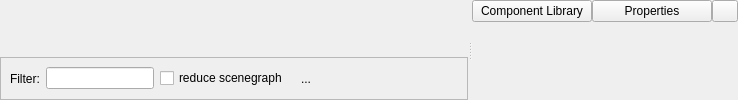
  <widget class="QWidget" name="widget" >
   <layout class="QVBoxLayout" >
    <property name="margin" >
     <number>0</number>
    </property>
    <item>
     <widget class="QSplitter" name="splitter1" >
      <property name="lineWidth" >
       <number>0</number>
      </property>
      <property name="orientation" >
       <enum>Qt::Horizontal</enum>
      </property>
      <widget class="QFrame" name="FrameLeft" >
       <property name="sizePolicy" >
        <sizepolicy vsizetype="Preferred" hsizetype="MinimumExpanding" >
         <horstretch>0</horstretch>
         <verstretch>0</verstretch>
        </sizepolicy>
       </property>
       <property name="frameShape" >
        <enum>QFrame::NoFrame</enum>
       </property>
       <property name="frameShadow" >
        <enum>QFrame::Plain</enum>
       </property>
       <layout class="QGridLayout" >
        <property name="margin" >
         <number>0</number>
        </property>
        <property name="spacing" >
         <number>0</number>
        </property>
        <item row="0" column="0" >
         <widget class="QStackedWidget" name="WidgetStackLeft" >
          <property name="sizePolicy" >
           <sizepolicy vsizetype="Expanding" hsizetype="Preferred" >
            <horstretch>0</horstretch>
            <verstretch>0</verstretch>
           </sizepolicy>
          </property>
          <property name="frameShape" >
           <enum>QFrame::NoFrame</enum>
          </property>
          <property name="lineWidth" >
           <number>0</number>
          </property>
          <widget class="QWidget" name="WStackPage" >
           <layout class="QGridLayout" >
            <property name="margin" >
             <number>0</number>
            </property>
            <property name="spacing" >
             <number>0</number>
            </property>
           </layout>
          </widget>
         </widget>
        </item>
        <item row="2" column="0" >
         <widget class="QFrame" name="frameButtons" >
          <property name="sizePolicy" >
           <sizepolicy vsizetype="Fixed" hsizetype="Preferred" >
            <horstretch>0</horstretch>
            <verstretch>0</verstretch>
           </sizepolicy>
          </property>
          <property name="minimumSize" >
           <size>
            <width>0</width>
            <height>32</height>
           </size>
          </property>
          <property name="frameShape" >
           <enum>QFrame::StyledPanel</enum>
          </property>
          <property name="frameShadow" >
           <enum>QFrame::Raised</enum>
          </property>
          <layout class="QHBoxLayout" name="horizontalLayout" >
           <item>
            <widget class="QLabel" name="label" >
             <property name="text" >
              <string>Filter:</string>
             </property>
            </widget>
           </item>
           <item>
            <widget class="QLineEdit" name="filterLineEdit" />
           </item>
           <item>
            <widget class="QCheckBox" name="filterSceneGraphItems" >
             <property name="text" >
              <string>reduce scenegraph</string>
             </property>
            </widget>
           </item>
           <item>
            <widget class="QToolButton" name="clearFilterButton" >
             <property name="maximumSize" >
              <size>
               <width>25</width>
               <height>25</height>
              </size>
             </property>
             <property name="cursor" >
              <cursorShape>ArrowCursor</cursorShape>
             </property>
             <property name="toolTip" >
              <string>Remove the current filter</string>
             </property>
             <property name="text" >
              <string>...</string>
             </property>
             <property name="icon" >
              <iconset>
               <normaloff>:/button_clear.png</normaloff>:/button_clear.png</iconset>
             </property>
             <property name="autoRaise" >
              <bool>true</bool>
             </property>
            </widget>
           </item>
           <item>
            <spacer name="spacer1008" >
             <property name="orientation" >
              <enum>Qt::Horizontal</enum>
             </property>
             <property name="sizeType" >
              <enum>QSizePolicy::Preferred</enum>
             </property>
             <property name="sizeHint" stdset="0" >
              <size>
               <width>20</width>
               <height>21</height>
              </size>
             </property>
            </spacer>
           </item>
           <item>
            <widget class="QToolButton" name="vrpToolButtonInterlink" >
             <property name="maximumSize" >
              <size>
               <width>25</width>
               <height>25</height>
              </size>
             </property>
             <property name="cursor" >
              <cursorShape>ArrowCursor</cursorShape>
             </property>
             <property name="toolTip" >
              <string>Interlink Data sets for Comparsion.</string>
             </property>
             <property name="text" >
              <string/>
             </property>
             <property name="icon" >
              <iconset resource="images/StaticImages.qrc" >
               <normaloff>:/button_interlink.png</normaloff>:/button_interlink.png</iconset>
             </property>
             <property name="checkable" >
              <bool>true</bool>
             </property>
             <property name="autoRaise" >
              <bool>true</bool>
             </property>
            </widget>
           </item>
           <item>
            <widget class="QToolButton" name="vrpToolButtonUngroup" >
             <property name="maximumSize" >
              <size>
               <width>25</width>
               <height>25</height>
              </size>
             </property>
             <property name="cursor" >
              <cursorShape>ArrowCursor</cursorShape>
             </property>
             <property name="toolTip" >
              <string>Ungroup selected group.</string>
             </property>
             <property name="text" >
              <string/>
             </property>
             <property name="icon" >
              <iconset resource="images/StaticImages.qrc" >
               <normaloff>:/button_ungroup.png</normaloff>:/button_ungroup.png</iconset>
             </property>
             <property name="autoRaise" >
              <bool>true</bool>
             </property>
            </widget>
           </item>
           <item>
            <widget class="QToolButton" name="vrpToolButtonGroup" >
             <property name="maximumSize" >
              <size>
               <width>25</width>
               <height>25</height>
              </size>
             </property>
             <property name="cursor" >
              <cursorShape>ArrowCursor</cursorShape>
             </property>
             <property name="toolTip" >
              <string>Group selected objects.</string>
             </property>
             <property name="text" >
              <string/>
             </property>
             <property name="icon" >
              <iconset resource="images/StaticImages.qrc" >
               <normaloff>:/button_group.png</normaloff>:/button_group.png</iconset>
             </property>
             <property name="autoRaise" >
              <bool>true</bool>
             </property>
            </widget>
           </item>
           <item>
            <widget class="QToolButton" name="vrpToolButtonRemove" >
             <property name="minimumSize" >
              <size>
               <width>0</width>
               <height>0</height>
              </size>
             </property>
             <property name="maximumSize" >
              <size>
               <width>25</width>
               <height>25</height>
              </size>
             </property>
             <property name="cursor" >
              <cursorShape>ArrowCursor</cursorShape>
             </property>
             <property name="toolTip" >
              <string>Remove selected objects from object list.</string>
             </property>
             <property name="text" >
              <string/>
             </property>
             <property name="icon" >
              <iconset resource="images/StaticImages.qrc" >
               <normaloff>:/button_remove.png</normaloff>:/button_remove.png</iconset>
             </property>
             <property name="autoRaise" >
              <bool>true</bool>
             </property>
            </widget>
           </item>
          </layout>
         </widget>
        </item>
       </layout>
      </widget>
      <widget class="QFrame" name="FrameRight" >
       <property name="enabled" >
        <bool>true</bool>
       </property>
       <property name="sizePolicy" >
        <sizepolicy vsizetype="Expanding" hsizetype="Expanding" >
         <horstretch>0</horstretch>
         <verstretch>0</verstretch>
        </sizepolicy>
       </property>
       <property name="frameShape" >
        <enum>QFrame::NoFrame</enum>
       </property>
       <property name="frameShadow" >
        <enum>QFrame::Plain</enum>
       </property>
       <property name="lineWidth" >
        <number>0</number>
       </property>
       <layout class="QVBoxLayout" name="verticalLayout" >
        <property name="spacing" >
         <number>0</number>
        </property>
        <property name="margin" >
         <number>0</number>
        </property>
        <item>
         <widget class="QWidget" native="1" name="FrameRightTopWidget" >
          <layout class="QHBoxLayout" name="horizontalLayout_2" >
           <property name="spacing" >
            <number>0</number>
           </property>
           <property name="margin" >
            <number>0</number>
           </property>
           <item>
            <widget class="QPushButton" name="CoxmlButton" >
             <property name="minimumSize" >
              <size>
               <width>120</width>
               <height>0</height>
              </size>
             </property>
             <property name="maximumSize" >
              <size>
               <width>999999</width>
               <height>26</height>
              </size>
             </property>
             <property name="text" >
              <string>Component Library</string>
             </property>
            </widget>
           </item>
           <item>
            <widget class="QPushButton" name="PropertiesButton" >
             <property name="minimumSize" >
              <size>
               <width>120</width>
               <height>0</height>
              </size>
             </property>
             <property name="text" >
              <string>Properties</string>
             </property>
            </widget>
           </item>
           <item>
            <spacer name="horizontalSpacer" >
             <property name="orientation" >
              <enum>Qt::Horizontal</enum>
             </property>
             <property name="sizeHint" stdset="0" >
              <size>
               <width>1</width>
               <height>20</height>
              </size>
             </property>
            </spacer>
           </item>
           <item>
            <widget class="QPushButton" name="FrameRightPinButton" >
             <property name="maximumSize" >
              <size>
               <width>26</width>
               <height>26</height>
              </size>
             </property>
             <property name="text" >
              <string/>
             </property>
             <property name="icon" >
              <iconset resource="images/StaticImages.qrc" >
               <normaloff>:/unpinned.png</normaloff>
               <normalon>:/pinned.png</normalon>:/unpinned.png</iconset>
             </property>
             <property name="checkable" >
              <bool>true</bool>
             </property>
            </widget>
           </item>
          </layout>
         </widget>
        </item>
        <item>
         <widget class="QStackedWidget" name="WidgetStackRight" >
          <property name="frameShape" >
           <enum>QFrame::NoFrame</enum>
          </property>
          <property name="frameShadow" >
           <enum>QFrame::Plain</enum>
          </property>
          <property name="lineWidth" >
           <number>0</number>
          </property>
          <widget class="QWidget" name="WStackPage" >
           <layout class="QGridLayout" >
            <property name="margin" >
             <number>0</number>
            </property>
            <property name="spacing" >
             <number>0</number>
            </property>
           </layout>
          </widget>
         </widget>
        </item>
       </layout>
      </widget>
     </widget>
    </item>
   </layout>
  </widget>
